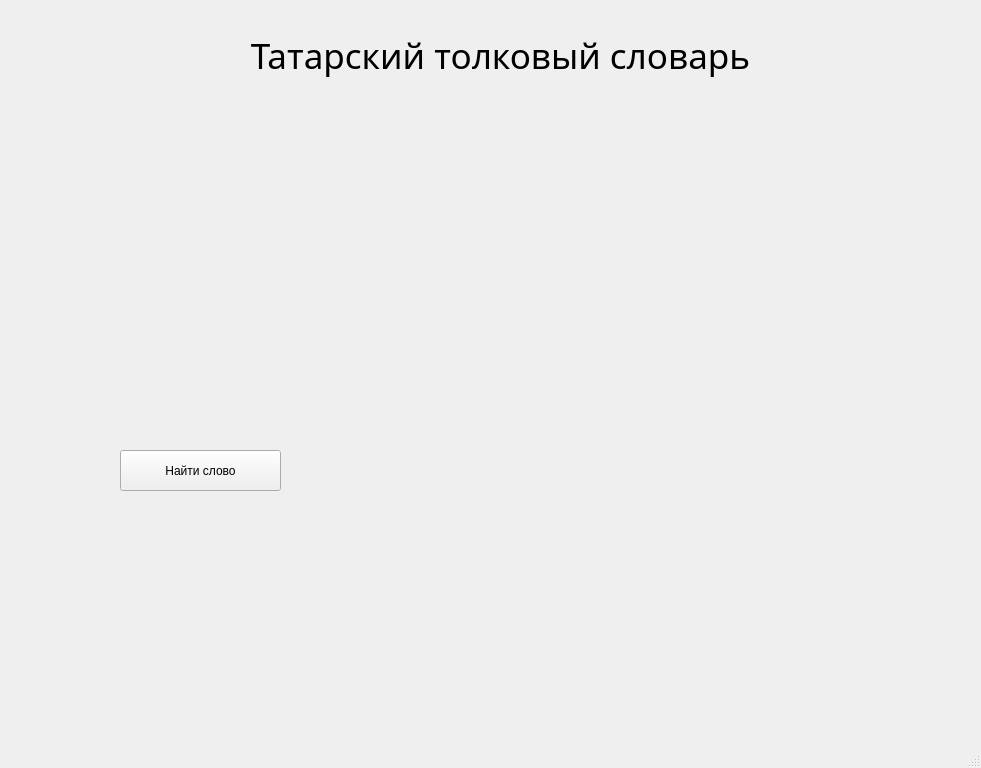
<?xml version="1.0" encoding="UTF-8"?>
<ui version="4.0">
 <class>MainWindow</class>
 <widget class="QMainWindow" name="MainWindow">
  <property name="geometry">
   <rect>
    <x>0</x>
    <y>0</y>
    <width>981</width>
    <height>768</height>
   </rect>
  </property>
  <property name="windowTitle">
   <string>MainWindow</string>
  </property>
  <widget class="QWidget" name="centralwidget">
   <widget class="QPushButton" name="pushButton">
    <property name="geometry">
     <rect>
      <x>120</x>
      <y>450</y>
      <width>161</width>
      <height>41</height>
     </rect>
    </property>
    <property name="text">
     <string>Найти слово</string>
    </property>
   </widget>
   <widget class="QLabel" name="label">
    <property name="geometry">
     <rect>
      <x>230</x>
      <y>10</y>
      <width>541</width>
      <height>91</height>
     </rect>
    </property>
    <property name="font">
     <font>
      <family>MS Reference Sans Serif</family>
      <pointsize>26</pointsize>
     </font>
    </property>
    <property name="text">
     <string>&lt;!DOCTYPE HTML PUBLIC &quot;-//W3C//DTD HTML 4.0//EN&quot; &quot;http://www.w3.org/TR/REC-html40/strict.dtd&quot;&gt;
&lt;html&gt;&lt;head&gt;&lt;meta name=&quot;qrichtext&quot; content=&quot;1&quot; /&gt;&lt;style type=&quot;text/css&quot;&gt;
p, li { white-space: pre-wrap; }
&lt;/style&gt;&lt;/head&gt;&lt;body style=&quot; font-family:'MS Reference Sans Serif'; font-size:26pt; font-weight:400; font-style:normal;&quot;&gt;
&lt;p align=&quot;center&quot; style=&quot; margin-top:12px; margin-bottom:12px; margin-left:0px; margin-right:0px; -qt-block-indent:0; text-indent:0px;&quot;&gt;&lt;span style=&quot; color:#000000;&quot;&gt;Татарский толковый словарь&lt;/span&gt;&lt;/p&gt;&lt;/body&gt;&lt;/html&gt;</string>
    </property>
   </widget>
  </widget>
  <widget class="QMenuBar" name="menubar">
   <property name="geometry">
    <rect>
     <x>0</x>
     <y>0</y>
     <width>981</width>
     <height>21</height>
    </rect>
   </property>
  </widget>
  <widget class="QStatusBar" name="statusbar"/>
 </widget>
 <resources/>
 <connections/>
</ui>
